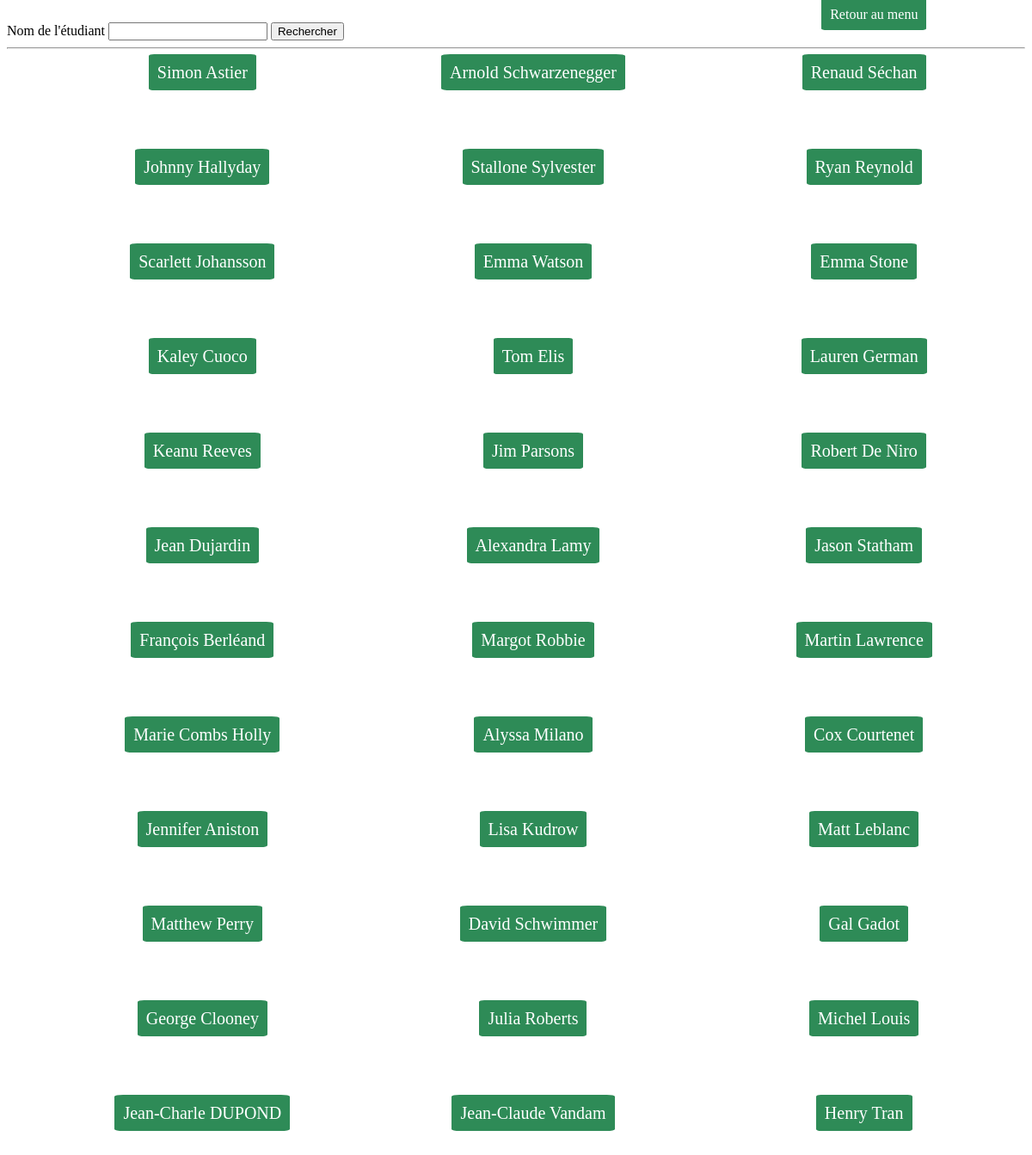
The page /TP3/Search.php on the database its author committed.
### tables this page shows
CREATE TABLE IF NOT EXISTS `etudiant` (
  `identifier` mediumint(8) UNSIGNED NOT NULL AUTO_INCREMENT,
  `name` varchar(45) NOT NULL,
  `firstName` varchar(45) NOT NULL,
  `promotion_identifier` smallint(5) UNSIGNED NOT NULL,
  PRIMARY KEY (`identifier`),
  UNIQUE KEY `idetudiant_UNIQUE` (`identifier`),
  KEY `fk_etudiant_promotion_idx` (`promotion_identifier`)
);

### TP3/Search.php (the view)
<?php
function AfficheSearch()
{
    $db = new PDO('mysql:host=localhost;dbname=iia;charset=utf8', 'root');
    $search = $db->prepare("SELECT * FROM `etudiant` WHERE name LIKE :etudiantNom or firstName LIKE :etudiantNom;");
    $search->execute([
        'etudiantNom' =>  '%'.$_POST['NomEtudiant'].'%'
    ]);
    $ListEtudiants = $search->fetchall();
    echo '<ul class="grid">';
    foreach($ListEtudiants as $etudiant)
    {
        echo '<li><a href="etudiants.php?idpromo='.$etudiant['promotion_identifier'].'">'.$etudiant['firstName'].' '.$etudiant['name'].'</a></br></li>';
    }
    echo '</ul>';
}
require 'view-Search.php';
?>

### TP3/view-Search.php (shortened to what this page needs)
<!DOCTYPE html>
<html lang="en">
<head>
    <link rel="stylesheet" href="style.css">
</head>
<body>
    <a href="index.php" class="right">Retour au menu</a>
    <Form action="Search.php" method="Post" enctype="multipart/form-data">
        <label for="NomEtudiant">Nom de l'étudiant</label>
        <input id="NomEtudiant" name="NomEtudiant" type="text" value=<?php if(!empty($_POST['NomEtudiant'])){echo $_POST['NomEtudiant'];}?>>
        <input type="submit" value="Rechercher">
    </Form>
    <hr/>
    <?php
        AfficheSearch();
    ?>
</body>
</html>

### TP3/style.css (style rules this page uses)
li { list-style: none; margin-bottom: 5px; text-align: center; font-size: 20px; margin-bottom: 20px; }
ul.grid { display: grid; grid-template-columns: repeat(3, 1fr); grid-gap: 10px; grid-auto-rows: minmax(100px, auto); }
a { text-decoration: none; color: white; background-color: seagreen; padding: 10px; border-radius: 5%; margin-right: 10px; margin-left: 10px; }
.right { margin-left: 80%; }

### rows shown on the page
etudiant: firstName "Simon", name "Astier"
etudiant: firstName "Arnold", name "Schwarzenegger"
etudiant: firstName "Renaud", name "Séchan"
etudiant: firstName "Johnny", name "Hallyday"
etudiant: firstName "Stallone", name "Sylvester"
etudiant: firstName "Ryan", name "Reynold"
etudiant: firstName "Scarlett", name "Johansson"
etudiant: firstName "Emma", name "Watson"
etudiant: firstName "Emma", name "Stone"
etudiant: firstName "Kaley", name "Cuoco"
etudiant: firstName "Tom", name "Elis"
etudiant: firstName "Lauren", name "German"
etudiant: firstName "Keanu", name "Reeves"
etudiant: firstName "Jim", name "Parsons"
etudiant: firstName "Robert", name "De Niro"
etudiant: firstName "Jean", name "Dujardin"
etudiant: firstName "Alexandra", name "Lamy"
etudiant: firstName "Jason", name "Statham"
etudiant: firstName "François", name "Berléand"
etudiant: firstName "Margot", name "Robbie"
etudiant: firstName "Martin", name "Lawrence"
etudiant: firstName "Marie Combs", name "Holly"
etudiant: firstName "Alyssa", name "Milano"
etudiant: firstName "Cox", name "Courtenet"
etudiant: firstName "Jennifer", name "Aniston"
etudiant: firstName "Lisa", name "Kudrow"
etudiant: firstName "Matt", name "Leblanc"
etudiant: firstName "Matthew", name "Perry"
etudiant: firstName "David", name "Schwimmer"
etudiant: firstName "Gal", name "Gadot"
etudiant: firstName "George", name "Clooney"
etudiant: firstName "Julia", name "Roberts"
etudiant: firstName "Michel", name "Louis"
etudiant: firstName "Jean-Charle", name "DUPOND"
etudiant: firstName "Jean-Claude", name "Vandam"
etudiant: firstName "Henry", name "Tran"
